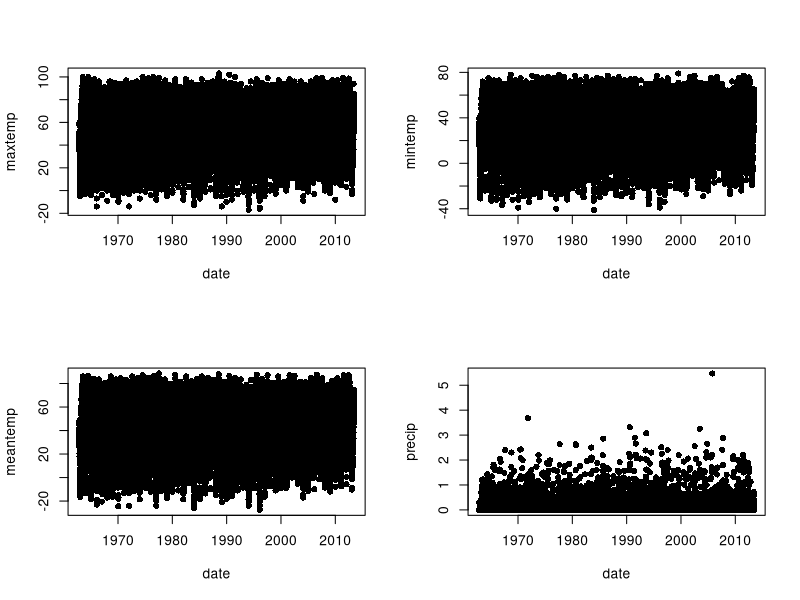
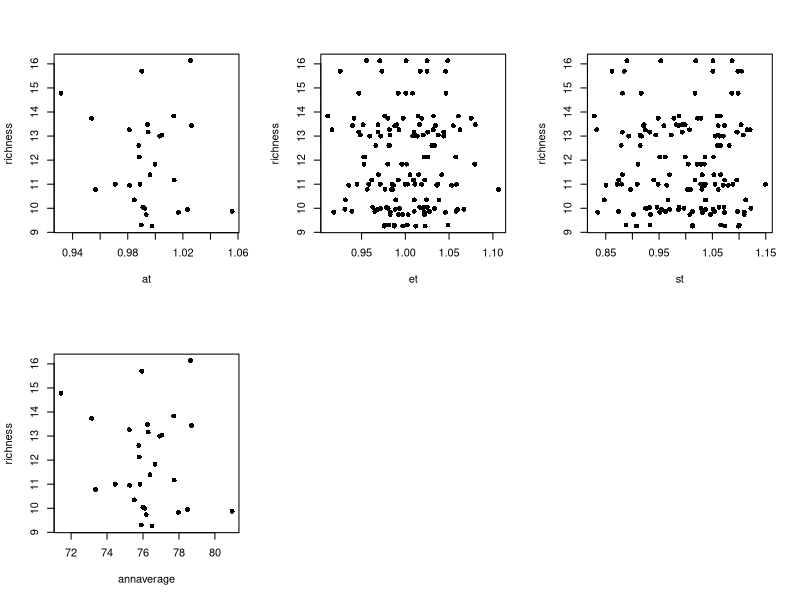
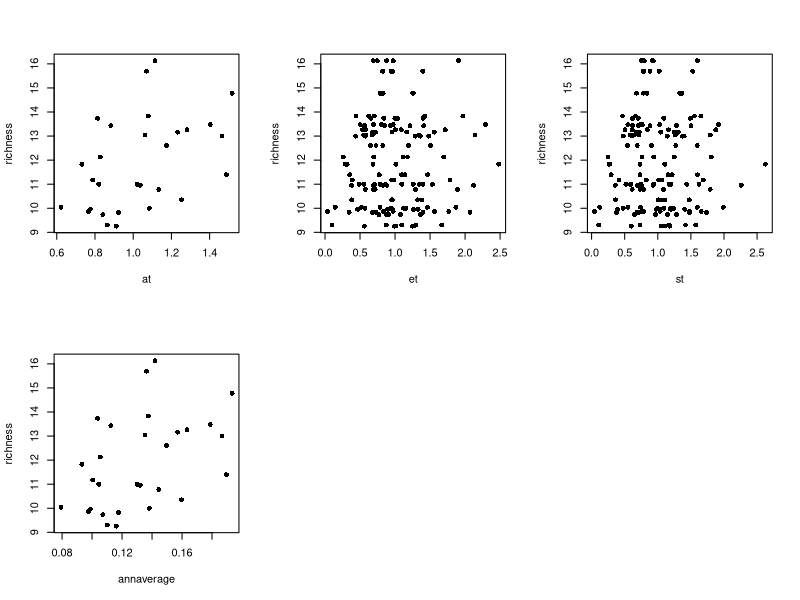
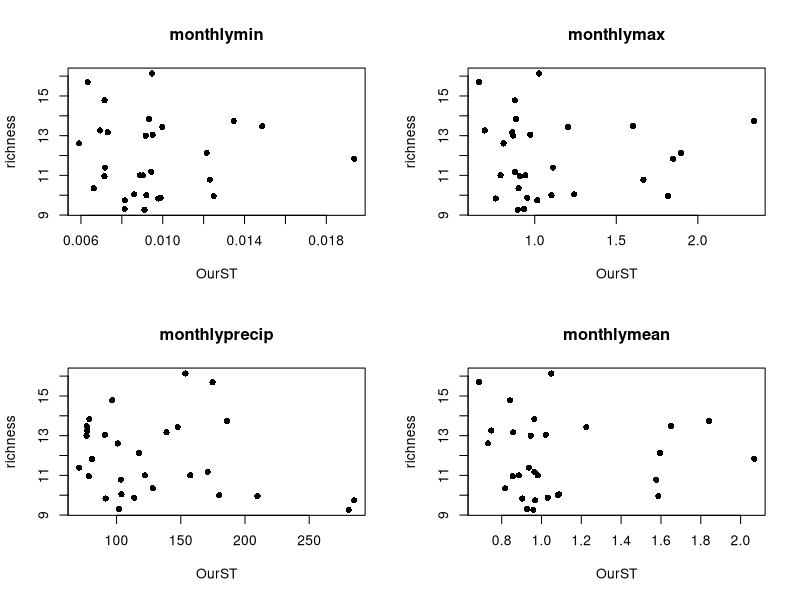
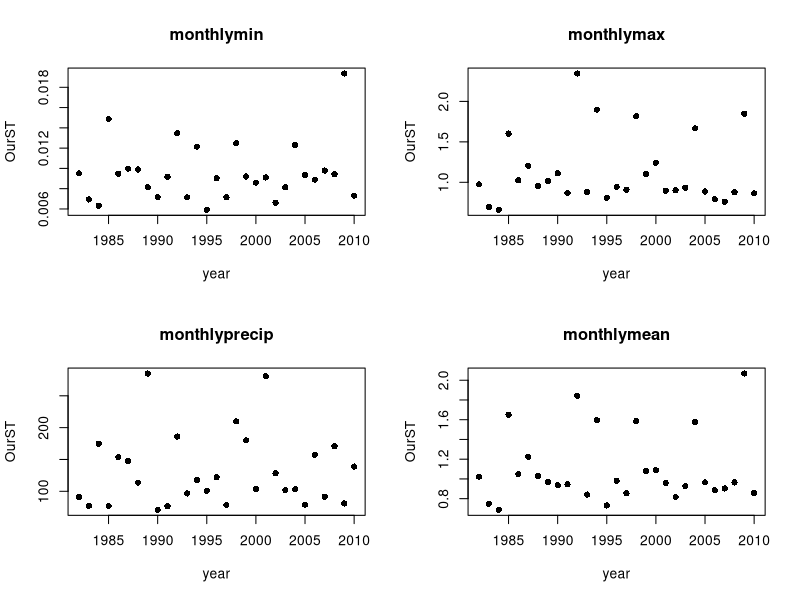
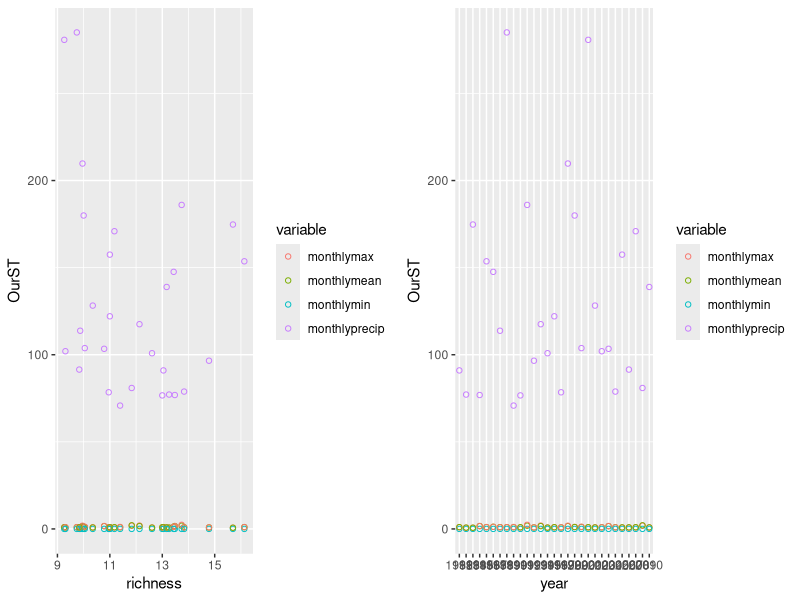

The R script that drew these images, in order:
### Started 6 February 2014 ###
### By Lizzie (mostly for now), Elsa and others at ABI community dynamics meeting ###

## Revisting the varcomps of weather data project from Germany #
## meeting in July 2009. #
## Yes, really! ##
## Some of this code I straight up pulled from #
## LTER_weatherVarGeneral.r, but a lot I made the code #
## better than before ##

# basic housekeeping #
options(stringsAsFactors=FALSE)
print("working directory fun: change me please!")
setwd("/Users/Lizzie/Documents/git/R/misc/varclimLTER") 

# libraries
library(reshape)
library (doBy) # for Elsa's code
library(ggplot2) 
library(gridExtra)

## super boring functions ##
## note: I (Lizzie) usually toss all f(x)s in source files
# or at the top like this but you'll see below I walk through f(x)s
# and the Cedar Creek data, I am leaving it this way for now
# until we figure exactly what is going on ##

makerichnessfigures <- function(data, variablename){
    par(mfrow=c(2, 3))
    plot(richness~at, data=subset(data, data$variable==variablename),
        pch=16)
    plot(richness~et, data=subset(data, data$variable==variablename),
        pch=16)
    plot(richness~st, data=subset(data, data$variable==variablename),
        pch=16)
    plot(richness~annaverage, data=subset(data, 
        data$variable==variablename), pch=16)
}

makerichnessSTfiguresUgh <- function(data){
    par(mfrow=c(2, 1))
    plot1 <- ggplot(data, aes(richness, OurST, color=variable)) +
        geom_point(shape=1) 
    plot2 <- ggplot(data, aes(year, OurST, color=variable)) +
        geom_point(shape=1) 
    grid.arrange(plot1, plot2, ncol=2)
}

makerichnessSTfigures <- function(data){
    # kudos to anyone who switches this to apply!
    par(mfrow=c(2, 2))
    for (i in seq_along(unique(data$variable))){
    plot(richness ~ OurST, data=subset(data,
        data$variable==unique(data$variable)[i]),
        pch=16, main=unique(data$variable)[i])
    }
}

makeyrSTfigures <- function(data){
    # kudos to anyone who switches this to apply!
    par(mfrow=c(2, 2))
    for (i in seq_along(unique(data$variable))){
    plot(OurST ~ year, data=subset(data,
        data$variable==unique(data$variable)[i]),
        pch=16, main=unique(data$variable)[i])
    }
}

##
## Here, here, here! Starts the cleaning and calculating
##

# get the data #
# ALERT! Massively assuming that NA is a dot
# though I could not find that for sure in the metadata
# 
cdrclimate <- read.delim("input/e080_Dailyclimatesummary.txt", header=TRUE, sep = '\t', check.name=FALSE, na.strings="   .")
# https://portal.lternet.edu/nis/metadataviewer?packageid=knb-lter-cdr.419.1

# do any renaming to make life in the future easier
names(cdrclimate)[names(cdrclimate)=="MaxTemp(degF)"] <- "maxtemp"
names(cdrclimate)[names(cdrclimate)=="MinTemp(degF) "] <- "mintemp"
names(cdrclimate)[names(cdrclimate)=="Precip(inches)"] <- "precip"

# deal with dates
# I know already we'll want month and year so grab those
cdrclimate$date <- as.Date(cdrclimate$Date, format="%m/%d/%Y")
cdrclimate$month <- format(cdrclimate$date, "%m")
cdrclimate$year <- format(cdrclimate$date, "%Y")
cdrclimate$doy <- format(cdrclimate$date, "%j")

# get the mean
cdrclimate$meantemp <- (cdrclimate$mintemp+cdrclimate$maxtemp)/2

# Set the growing season for the LTER site #
gstart <- 4 # This month onward will be included
gend <- 10  # This is the first month at the end of the season that will *not* be included

# Take a look at the time series #
# requires a dataframe with the column names:
# date, mintemp, maxtemp, precip
lookatdata <- function(data){
    par(mfrow=c(2,2))
    plot(maxtemp~date, data=data, pch=16)
    plot(mintemp~date, data=data, pch=16)
    plot(meantemp~date, data=data, pch=16)
    plot(precip~date, data=data, pch=16)
}

# example!
lookatdata(cdrclimate)

# aggregate by month #
# again, give it data with meantemp, maxtemp, mintemp, precip and year
# with those exact colnames
takemeanbymonth <- function(data){
    dater <- aggregate(cbind(data[["meantemp"]], data[["mintemp"]],
        data[["maxtemp"]], data[["precip"]]), by=list(year=data[["year"]],
        month=data[["month"]]), mean, na.rm=TRUE)
    names(dater)[names(dater)=="V1"] <- "monthlymean"
    names(dater)[names(dater)=="V2"] <- "monthlymin"
    names(dater)[names(dater)=="V3"] <- "monthlymax"
    names(dater)[names(dater)=="V4"] <- "monthlyprecip"
    return(dater)
  }
# simple function to throw out climate data outside of the growing season
# give the f(x) data -- with a "month" col., and months in numeric formats
growingseasonize <- function(data, gstart, gend){
    data[["month"]] <- as.numeric(data[["month"]])
    dater <- subset(data, month>gstart & month<gend)
    return(dater)
  }

# examples!
cdrmeans <- takemeanbymonth(cdrclimate)
cdrmeanseas <- growingseasonize(cdrmeans, 4, 10)

## start the variability code (stolen from Jon Shurin) ##
# first, take the overall average across ALL years for each predictor variable for each LTER site (er, for now just CDR) #

# below could be rewritten quicker with reshape
# but it is 17:00 and no one has given me a beer (sadface)
makeallaverage <- function(data){
    goo <- melt(data, id=c("year","month"), all=TRUE)
    allaverage <- aggregate(goo$value, list(variable=goo$variable),
        mean, na.rm=TRUE)
    return(allaverage)
  }

getannualandinterannual <- function(data){
    goo <- melt(data, id=c("year","month"), all=TRUE)
    allaverage <- aggregate(goo$value, list(variable=goo$variable),
        mean, na.rm=TRUE)
    annaverage <- aggregate(goo$value, list(variable=goo$variable,
        year=goo$year), mean, na.rm=TRUE) # get the inter-annual variance
    names(allaverage)[2]<-"allaverage" 
    names(annaverage)[3]<-"annaverage"
    alldata<-merge(annaverage, allaverage, by=c("variable"))
    alldata<-merge(goo, alldata, by=c("variable", "year"))
    # puts annual and overall means together with monthly observations
    # Calculating variance components a la Jon Shurin #
    alldata$at<-alldata$annaverage/alldata$allaverage
    #at, annual deviation from long-term mean
    alldata$st<-alldata$value/alldata$annaverage
    #st, seasonal deviation from annual mean
    allAt=aggregate(alldata$at, list(variable=alldata$variable,
    year=alldata$year), mean, na.rm=TRUE)
    allSt=aggregate(alldata$st, list(variable=alldata$variable,
        month=alldata$month), mean, na.rm=TRUE)
    names(allAt)[3]<-"at"; names(allSt)[3]<-"avgSt";
    alldata<-merge(alldata, allSt, by=c("variable", "month"))
    alldata$et<-alldata$st/alldata$avgSt
    return(alldata)
  }

cdrdevfrommeans <- getannualandinterannual(cdrmeanseas)
cdrallaverage <- makeallaverage(cdrmeanseas)

# data must be run through getannualandinterannual f(x)
# we should someday figure out what this did
# and also double check all my code!!!
# next up, something related to standard deviations
getSDetcstuff <- function(alldata, allaverage, nameme){
    alldata$seast <- abs(alldata$value-alldata$annaverage)   
    tseas <- tapply(alldata$seast, list(alldata$variable),
        mean, na.rm=TRUE)
    newtseas <- data.frame(cbind(variable=c("monthlymean", "monthlyprecip",
        "monthlymax", "monthlymin"), SeasMeanAllYears=unname(tseas)))
    allSeas <- aggregate(alldata$seast, list(variable=alldata$variable,
        year=alldata$year), mean, na.rm=TRUE)
    seasagain <- merge(newtseas, allSeas, by=c("variable"))
    names(seasagain)[4]<-"YearSeasDiff"
    seasagain$OurST <- as.numeric(seasagain$SeasMeanAllYears)/
       as.numeric(seasagain$YearSeasDiff)
    SdAt<-aggregate(alldata$at, list(variable=alldata$variable),
        sd, na.rm=TRUE) # Sd of annual variability, the annual component
    names(SdAt)[2]<-"SdAt"
    SdSt<-aggregate(alldata$avgSt, list(variable=alldata$variable), sd,
        na.rm=TRUE) # Sd of seasonal variability
    names(SdSt)[2]<-"SdSt"
    SdEt<-aggregate(alldata$et, list(variable=alldata$variable), sd,
        na.rm=TRUE) # Sd of events
    names(SdEt)[2]<-"SdEt"
# Above is the last bit of changes to AllData, so I am below adding the new terrestrial seasonal thing here #
    seasagainsm <- subset(seasagain, select =
        c("variable", "year", "OurST"))
    alldata <- merge(alldata, seasagain,
        by=c("variable", "year"), all.x=TRUE, all.y = TRUE)
# Back to Jon's codes, merging up the variance components to get wee file per LTER site -- this is really only useful for comparison across sites #
    VarComps<-merge(SdAt, SdSt, by=c("variable"))
    VarComps<-merge(VarComps, SdEt, by=c("variable"))
    VarComps<-merge(VarComps, allaverage, by=c("variable"))
    names(VarComps)[2:5] <- c("annual","seasonal","events", "allaverage")
    VarComps$site <- nameme
    outputlist <- list(alldata=alldata, varcomps=VarComps,
        season=seasagainsm)
    return(outputlist)
}

cdrbig <- getSDetcstuff(cdrdevfrommeans, cdrallaverage, "CDR")

##
## calculate species richness & evenness at the plot level
## taken from cdr_commdyn.R., which is by Elsa
##

# import CDR data (ask Elsa for it, good workflow, I know!)
cdrplants<-read.delim("input/e001_Plantabovegroundbiomassdata.txt", header=TRUE, sep = '\t', check.name=FALSE)

#just keep the control plots
cdrplants2 = subset(cdrplants, cdrplants$NTrt == 9)

#look at my column names
names(cdrplants)

# take out some columns we don't need
cdrplants2$NTrt = NULL
cdrplants2$NAdd = NULL
cdrplants2$NitrAdd = NULL
cdrplants2 <- cdrplants2[c(-5)]

# calculate species richness & evenness at the plot level
cdrrich <- summaryBy(Biomass ~ Exp + Year + Field  + Plot, data=cdrplants2, FUN=c(length, sum))

##
## now back to Lizzie!
##

# aggregate richness to annual, skipping over everything
aggregatetoyr <- function(data, yearcol, richcol){
    richbyyr <- aggregate(cbind(data[[richcol]]),
    by=list(year=data[[yearcol]]), mean, na.rm=TRUE)
    names(richbyyr)[names(richbyyr)=="V1"] <- "richness"
    return(richbyyr)
  }

cdrrichyrs <- aggregatetoyr(cdrrich, "Year", "Biomass.length")

# merge the climate output and this richness
cdr <- merge(cdrbig[["alldata"]], cdrrichyrs, by=c("year"))
cdrOurST <- merge(cdrbig[["season"]], cdrrichyrs, by=c("year"))

# make figures 
makerichnessfigures(cdr,  "monthlymax")
makerichnessfigures(cdr, "monthlyprecip")
makerichnessSTfigures(cdrOurST)
makeyrSTfigures(cdrOurST)
# bleahh
makerichnessSTfiguresUgh(cdrOurST)
